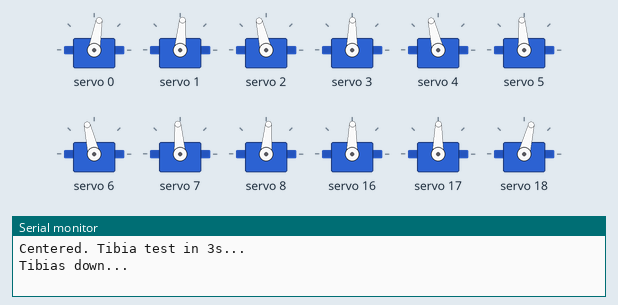
This sketch was run on a simulated Arduino Uno, built with avr-gcc and run on an emulated ATmega328P. Shown: 12 × servo, the last lines printed to the serial monitor.

Above: at 4.05 s.
At 6.7 s:
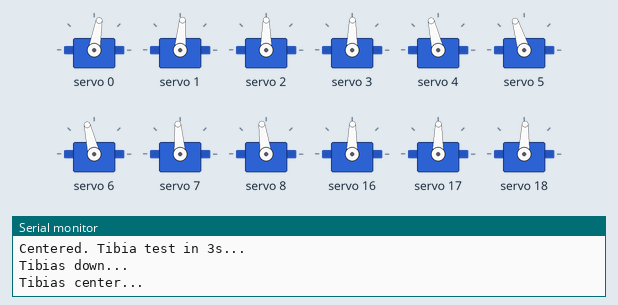
Timing chart, 0 to 10.6 s (numbered marks = the images above):
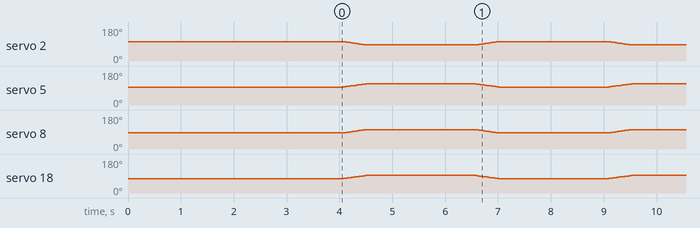

The sketch:

hexapod_tibia_test.ino
```cpp
// Hexapod Tibia-only sit-stand test
// Only tibias move, femurs and coxas stay at center

#include <Wire.h>
#include <Adafruit_PWMServoDriver.h>

Adafruit_PWMServoDriver pca1 = Adafruit_PWMServoDriver(0x40);
Adafruit_PWMServoDriver pca2 = Adafruit_PWMServoDriver(0x41);

#define SERVO_FREQ 50
#define SIT_OFFSET 40

int centers[18] = {
  280, 290, 330,  // L1
  300, 330, 310,  // L2
  330, 310, 290,  // L3
  300, 300, 270,  // L4
  260, 230, 320,  // L5
  280, 250, 300   // L6
};

int curPos[18];

void setServo(int s, int val) {
  if (s < 9) pca1.setPWM(s, 0, val);
  else pca2.setPWM(s - 9, 0, val);
}

void smoothMoveAll(int targets[18], int stepDelay) {
  bool moving = true;
  while (moving) {
    moving = false;
    for (int i = 0; i < 18; i++) {
      if (curPos[i] != targets[i]) {
        moving = true;
        if (curPos[i] < targets[i]) curPos[i]++;
        else curPos[i]--;
        setServo(i, curPos[i]);
      }
    }
    delay(stepDelay);
  }
}

void centerAll() {
  for (int i = 0; i < 18; i++) {
    curPos[i] = centers[i];
    setServo(i, centers[i]);
  }
}

void setup() {
  Serial.begin(9600);
  delay(1000);
  pca1.begin();
  pca1.setPWMFreq(SERVO_FREQ);
  delay(10);
  pca2.begin();
  pca2.setPWMFreq(SERVO_FREQ);
  delay(10);

  centerAll();
  Serial.println("Centered. Tibia test in 3s...");
  delay(3000);
}

void loop() {
  int targets[18];
  for (int i = 0; i < 18; i++) targets[i] = centers[i];

  // Tibia sit directions: L1=-, L2=+, L3=+, L4=+, L5=-, L6=-
  int tibias[] = {2, 5, 8, 11, 14, 17};
  int tibiaDir[] = {-1, 1, 1, 1, -1, -1};

  for (int i = 0; i < 6; i++) {
    targets[tibias[i]] = centers[tibias[i]] + (SIT_OFFSET * tibiaDir[i]);
  }

  Serial.println("Tibias down...");
  smoothMoveAll(targets, 8);
  delay(2000);

  Serial.println("Tibias center...");
  int stand[18];
  for (int i = 0; i < 18; i++) stand[i] = centers[i];
  smoothMoveAll(stand, 8);
  delay(2000);
}
```
